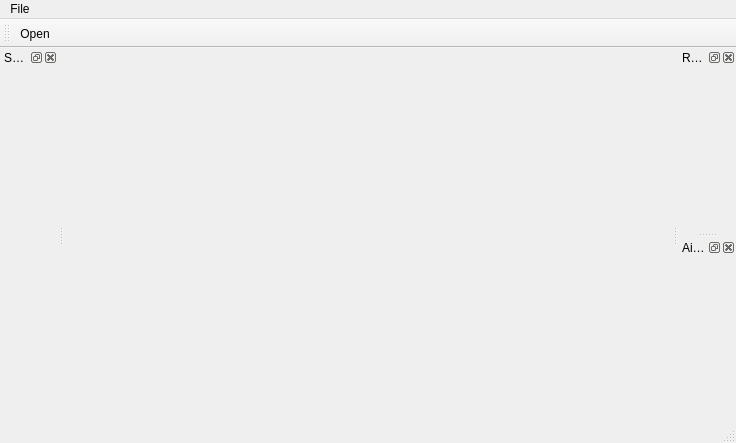
<?xml version="1.0" encoding="UTF-8"?>
<ui version="4.0">
 <class>MainWindow</class>
 <widget class="QMainWindow" name="MainWindow">
  <property name="geometry">
   <rect>
    <x>0</x>
    <y>0</y>
    <width>736</width>
    <height>443</height>
   </rect>
  </property>
  <property name="windowTitle">
   <string>Little Navmap</string>
  </property>
  <widget class="QWidget" name="centralWidget">
   <layout class="QGridLayout" name="gridLayout">
    <item row="0" column="0">
     <widget class="QWidget" name="widget" native="true"/>
    </item>
   </layout>
  </widget>
  <widget class="QMenuBar" name="menuBar">
   <property name="geometry">
    <rect>
     <x>0</x>
     <y>0</y>
     <width>736</width>
     <height>24</height>
    </rect>
   </property>
   <widget class="QMenu" name="menuFile">
    <property name="title">
     <string>File</string>
    </property>
    <addaction name="actionOpen"/>
   </widget>
   <addaction name="menuFile"/>
  </widget>
  <widget class="QToolBar" name="mainToolBar">
   <attribute name="toolBarArea">
    <enum>TopToolBarArea</enum>
   </attribute>
   <attribute name="toolBarBreak">
    <bool>false</bool>
   </attribute>
   <addaction name="actionOpen"/>
  </widget>
  <widget class="QStatusBar" name="statusBar"/>
  <widget class="QDockWidget" name="dockWidget">
   <property name="windowTitle">
    <string>Search</string>
   </property>
   <attribute name="dockWidgetArea">
    <number>1</number>
   </attribute>
   <widget class="QWidget" name="dockWidgetContents"/>
  </widget>
  <widget class="QDockWidget" name="dockWidget_2">
   <property name="windowTitle">
    <string>Route</string>
   </property>
   <attribute name="dockWidgetArea">
    <number>2</number>
   </attribute>
   <widget class="QWidget" name="dockWidgetContents_2"/>
  </widget>
  <widget class="QDockWidget" name="dockWidget_3">
   <property name="windowTitle">
    <string>Airport Information</string>
   </property>
   <attribute name="dockWidgetArea">
    <number>2</number>
   </attribute>
   <widget class="QWidget" name="dockWidgetContents_3"/>
  </widget>
  <action name="actionOpen">
   <property name="text">
    <string>Open</string>
   </property>
  </action>
 </widget>
 <layoutdefault spacing="6" margin="11"/>
 <resources/>
 <connections/>
</ui>
